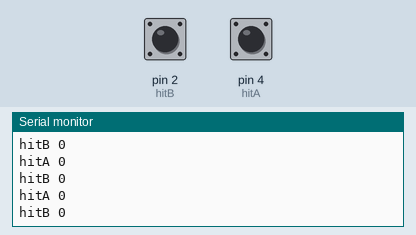
Simulated run of this sketch. Board: Arduino Uno, built with avr-gcc and run on an emulated ATmega328P. Shown: the last lines printed to the serial monitor. Inputs (shaded band) come from the test bench; at power-on: pin 2 (hitB) HIGH, pin 4 (hitA) HIGH.

Above: at 3.8 s.
3.9 s: pin 2 (hitB) pulled LOW for 1.3 s
At 4.8 s:
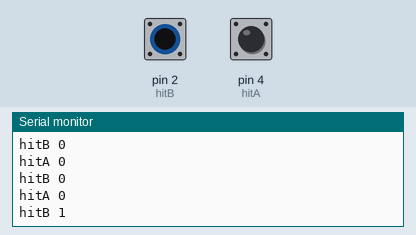
6.7 s: pin 4 (hitA) pulled LOW for 1.3 s
9.5 s: pin 2 (hitB) pulled LOW for 1.3 s
At 10.8 s:
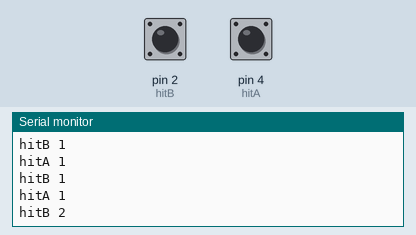
12.3 s: pin 4 (hitA) pulled LOW for 1.3 s
Timing chart, 0 to 15.3 s (numbered marks = the images above; inputs shaded):
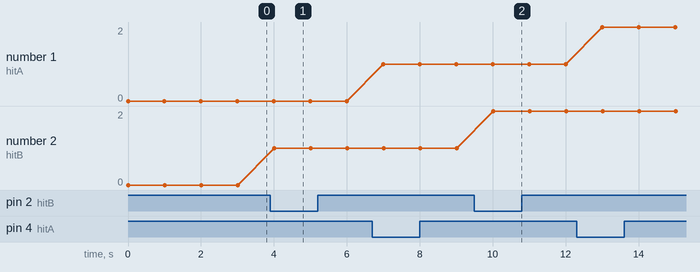

Measured:
- after the input at 3.9 s, the serial monitor: prints a new line after 0.11 s (image 1)
- after the input at 9.5 s, the serial monitor: prints a new line after 0.51 s (image 2)
- plotted number 2: 0 → 1 after the input at 3.9 s, 1 → 2 after the input at 9.5 s

The sketch:

targetv1.ino
```cpp
#define hitA 4 //define digital I/O pin D4 for Hit A
#define hitB 2 //define digital I/O pin D2 for Hit B
int countA = 0; //number of hits received from Target board A
int countB = 0; //number of hits received from Target board B

void setup() {
Serial.begin(9600);
pinMode(hitA, INPUT_PULLUP); //Use Hit_aPin as digital INPUT_PULLUP pin
pinMode(hitB, INPUT_PULLUP); //Use Hit_bPin as digital INPUT_PULLUP pin
PCICR |= B00000100; // Enable interrupts on PD port (D0 to D7)
PCMSK2 |= B00010100; // Trigger interrupts on pins D2 and D4
}

void loop() {
Serial.print("hitA ");
Serial.println(countA);
Serial.print("hitB ");
Serial.println (countB);
delay(1000);
 while((!digitalRead(hitB)) && (!digitalRead(hitA)))
  delay(500);
}

//Below is the interrupt function to detect Hit a(pin D4)and Hit b (pin D2)
ISR (PCINT2_vect)
{
if (!digitalRead(hitA))
  {
  delay(1000);
  countA++;
  }

  else if (!digitalRead(hitB))
  {
    delay(1000);
    countB++;
  }
}
```
